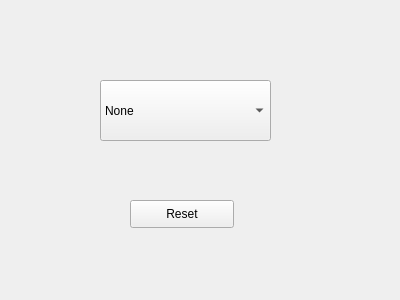
<?xml version="1.0" encoding="UTF-8"?>
<ui version="4.0">
 <class>guiDlg</class>
 <widget class="QWidget" name="guiDlg">
  <property name="geometry">
   <rect>
    <x>0</x>
    <y>0</y>
    <width>400</width>
    <height>300</height>
   </rect>
  </property>
  <property name="windowTitle">
   <string>hexapodcontroller</string>
  </property>
  <widget class="QPushButton" name="resetButton">
   <property name="geometry">
    <rect>
     <x>130</x>
     <y>200</y>
     <width>104</width>
     <height>28</height>
    </rect>
   </property>
   <property name="text">
    <string>Reset</string>
   </property>
  </widget>
  <widget class="QComboBox" name="comboBox">
   <property name="geometry">
    <rect>
     <x>100</x>
     <y>80</y>
     <width>171</width>
     <height>61</height>
    </rect>
   </property>
   <item>
    <property name="text">
     <string>None</string>
    </property>
   </item>
   <item>
    <property name="text">
     <string>One_by_One_Gait</string>
    </property>
   </item>
   <item>
    <property name="text">
     <string>Tripod_Gait</string>
    </property>
   </item>
   <item>
    <property name="text">
     <string>Quadruped_Gait</string>
    </property>
   </item>
   <item>
    <property name="text">
     <string>Free_Gait</string>
    </property>
   </item>
  </widget>
 </widget>
 <resources/>
 <connections/>
</ui>
